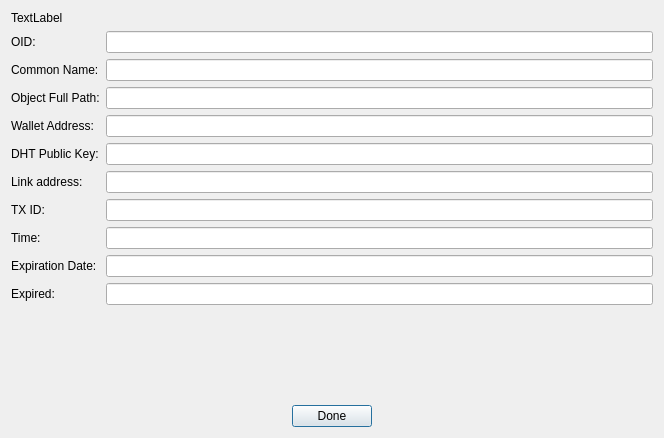
<?xml version="1.0" encoding="UTF-8"?>
<ui version="4.0">
 <class>BdapUserDetailDialog</class>
 <widget class="QDialog" name="BdapUserDetailDialog">
  <property name="geometry">
   <rect>
    <x>0</x>
    <y>0</y>
    <width>664</width>
    <height>438</height>
   </rect>
  </property>
  <property name="windowTitle">
   <string>BDAP User Detail</string>
  </property>
  <property name="BDAP User Detail" stdset="0">
   <string>Form</string>
  </property>
  <layout class="QGridLayout" name="gridLayout">
   <item row="0" column="0">
    <layout class="QVBoxLayout" name="verticalLayout">
     <item>
      <widget class="QLabel" name="labelinfoHeader">
       <property name="text">
        <string>TextLabel</string>
       </property>
       <property name="wordWrap">
        <bool>true</bool>
       </property>
      </widget>
     </item>
     <item>
      <layout class="QFormLayout" name="formLayout">
       <property name="fieldGrowthPolicy">
        <enum>QFormLayout::ExpandingFieldsGrow</enum>
       </property>
       <item row="1" column="0">
        <widget class="QLabel" name="label">
         <property name="text">
          <string>Common Name:</string>
         </property>
        </widget>
       </item>
       <item row="1" column="1">
        <widget class="QLineEdit" name="lineEditCommonName">
         <property name="readOnly">
          <bool>true</bool>
         </property>
        </widget>
       </item>
       <item row="2" column="0">
        <widget class="QLabel" name="label_2">
         <property name="text">
          <string>Object Full Path:</string>
         </property>
        </widget>
       </item>
       <item row="2" column="1">
        <widget class="QLineEdit" name="lineEditPath">
         <property name="readOnly">
          <bool>true</bool>
         </property>
        </widget>
       </item>
       <item row="3" column="0">
        <widget class="QLabel" name="label_3">
         <property name="text">
          <string>Wallet Address:</string>
         </property>
        </widget>
       </item>
       <item row="3" column="1">
        <widget class="QLineEdit" name="lineEditWalletAddress">
         <property name="readOnly">
          <bool>true</bool>
         </property>
        </widget>
       </item>
       <item row="4" column="0">
        <widget class="QLabel" name="label_4">
         <property name="text">
          <string>DHT Public Key:</string>
         </property>
        </widget>
       </item>
       <item row="4" column="1">
        <widget class="QLineEdit" name="lineEditPublicKey">
         <property name="readOnly">
          <bool>true</bool>
         </property>
        </widget>
       </item>
       <item row="5" column="0">
        <widget class="QLabel" name="label_5">
         <property name="text">
          <string>Link address:</string>
         </property>
        </widget>
       </item>
       <item row="5" column="1">
        <widget class="QLineEdit" name="lineEditLinkAddress">
         <property name="readOnly">
          <bool>true</bool>
         </property>
        </widget>
       </item>
       <item row="6" column="0">
        <widget class="QLabel" name="label_6">
         <property name="text">
          <string>TX ID:</string>
         </property>
        </widget>
       </item>
       <item row="6" column="1">
        <widget class="QLineEdit" name="lineEditTXID">
         <property name="readOnly">
          <bool>true</bool>
         </property>
        </widget>
       </item>
       <item row="7" column="0">
        <widget class="QLabel" name="label_7">
         <property name="text">
          <string>Time:</string>
         </property>
        </widget>
       </item>
       <item row="7" column="1">
        <widget class="QLineEdit" name="lineEditTime">
         <property name="readOnly">
          <bool>true</bool>
         </property>
        </widget>
       </item>
       <item row="8" column="0">
        <widget class="QLabel" name="label_8">
         <property name="text">
          <string>Expiration Date:</string>
         </property>
        </widget>
       </item>
       <item row="8" column="1">
        <widget class="QLineEdit" name="lineEditExpirationDate">
         <property name="readOnly">
          <bool>true</bool>
         </property>
        </widget>
       </item>
       <item row="9" column="0">
        <widget class="QLabel" name="label_9">
         <property name="text">
          <string>Expired:</string>
         </property>
        </widget>
       </item>
       <item row="9" column="1">
        <widget class="QLineEdit" name="lineEditExpired">
         <property name="readOnly">
          <bool>true</bool>
         </property>
        </widget>
       </item>
       <item row="0" column="0">
        <widget class="QLabel" name="label_10">
         <property name="text">
          <string>OID:</string>
         </property>
        </widget>
       </item>
       <item row="0" column="1">
        <widget class="QLineEdit" name="lineEditOID"/>
       </item>
      </layout>
     </item>
     <item>
      <spacer name="verticalSpacer">
       <property name="orientation">
        <enum>Qt::Vertical</enum>
       </property>
       <property name="sizeHint" stdset="0">
        <size>
         <width>20</width>
         <height>40</height>
        </size>
       </property>
      </spacer>
     </item>
     <item>
      <layout class="QHBoxLayout" name="horizontalLayout">
       <item>
        <spacer name="horizontalSpacer">
         <property name="orientation">
          <enum>Qt::Horizontal</enum>
         </property>
         <property name="sizeHint" stdset="0">
          <size>
           <width>40</width>
           <height>20</height>
          </size>
         </property>
        </spacer>
       </item>
       <item>
        <widget class="QPushButton" name="pushButtonOK">
         <property name="sizePolicy">
          <sizepolicy hsizetype="Fixed" vsizetype="Fixed">
           <horstretch>0</horstretch>
           <verstretch>0</verstretch>
          </sizepolicy>
         </property>
         <property name="text">
          <string>Done</string>
         </property>
         <property name="icon">
          <iconset resource="../credit.qrc">
           <normaloff>:/icons/transaction_confirmed</normaloff>:/icons/transaction_confirmed</iconset>
         </property>
        </widget>
       </item>
       <item>
        <spacer name="horizontalSpacer_2">
         <property name="orientation">
          <enum>Qt::Horizontal</enum>
         </property>
         <property name="sizeHint" stdset="0">
          <size>
           <width>40</width>
           <height>20</height>
          </size>
         </property>
        </spacer>
       </item>
      </layout>
     </item>
    </layout>
   </item>
  </layout>
 </widget>
 <resources>
  <include location="../credit.qrc"/>
 </resources>
 <connections/>
</ui>
